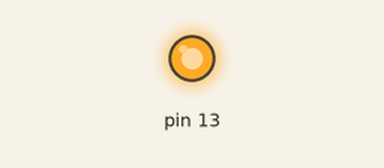
The sketch below on a simulated Arduino Uno, built with avr-gcc and run on an emulated ATmega328P. Shown: output pins drawn as LEDs (lit = HIGH).

Above: at 1.5 s.
At 9.5 s:
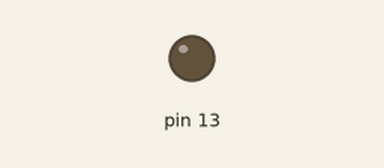
Timing chart, 0 to 13.0 s (numbered marks = the images above):
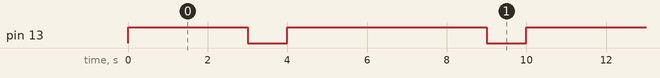

The sketch:

sketch_jun24b.ino
```cpp
void setup(){

pinMode(13,OUTPUT);//
}
void loop(){
digitalWrite(13,HIGH);//
  delay(3000);
  digitalWrite(13,LOW);
  delay(1000);
digitalWrite(13,HIGH);//
  delay(5000);
  digitalWrite(13,LOW);
  delay(1000);
}
```

Measured:
- by itself, pin 13: repeats every 10.0 s: LOW 1.0 s, HIGH 5.0 s, LOW 1.0 s, HIGH 3.0 s
- by itself, everything shown: repeats every 10.0 s, in 4 steps
